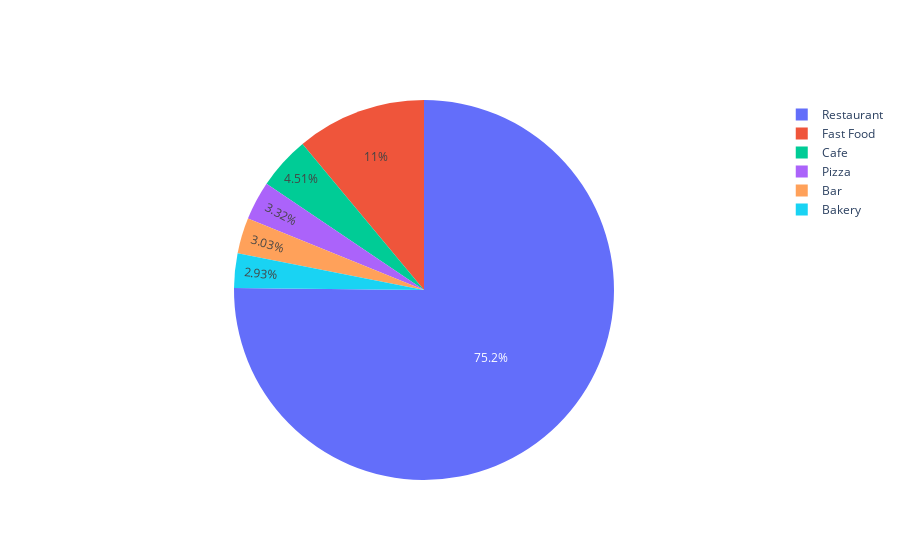

The code cell stored with this chart in its notebook:
### Code cell
fig=go.Figure(data=[go.Pie(labels=tipoderestaurante['tipo'], values=tipoderestaurante['id'])])

fig.show()

### Figure 1 — Plotly figure (JSON) as saved in the notebook; plotly's stock layout.template omitted (floating-point values rounded to 4 significant figures)
{"data": [{"labels": ["Restaurant", "Fast Food", "Cafe", "Pizza", "Bar", "Bakery"], "type": "pie", "values": [7255, 1066, 435, 320, 292, 283]}], "layout": {}}
